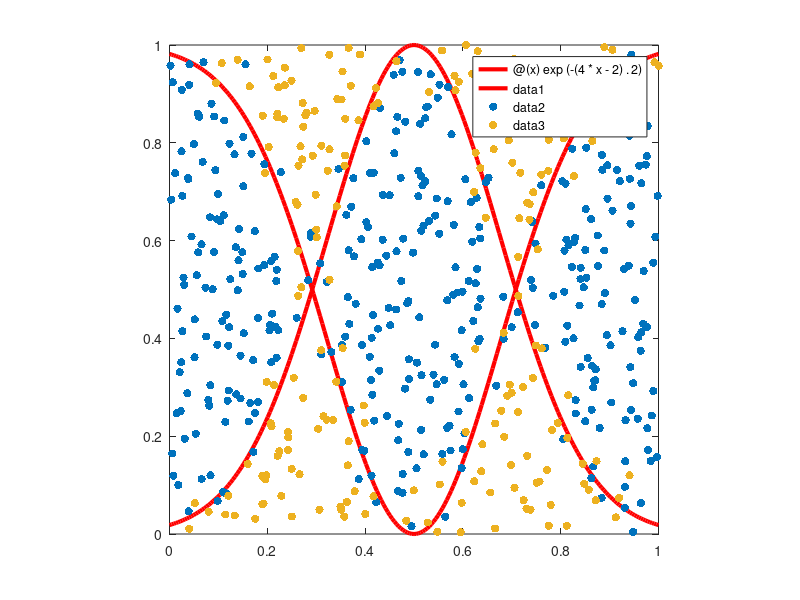

This figure's MATLAB source:
%% This script will generate the data for a binary classification problem in 2 dimensions.
rng('default')
numberOfRows = 25;
numberOfColumns = 25;
numberOfPoints = numberOfRows * numberOfColumns;
sigma = 0.0625/2;

% The points we want to classify will be in the unit square [0;1]x[0;1] 
a = 0;
b = 1;
c = 0;
d = 1;

X = linspace(a, b, numberOfColumns);
Y = linspace(c, d, numberOfRows);

% The data will be stored in a numberOfPoints x 3 matrix: x, y,
% classification
data = zeros(numberOfPoints, 3);

% The functions that will be used for classification. We will label
% something as 1 if it falls between the functions and 0 if otherwise.
function1 = @(x) exp(-(4*x-2).^2);
function2 = @(x) 1 - function1(x) ;

for i=1:numberOfColumns
    for j=1:numberOfRows
        x = X(i);
        y = Y(j);

        if (function1(x) > y && y > function2(x)) || (function1(x) < y && y < function2(x))
            classification = 1;
        else
            classification = 0;
        end
        
        % We also add a bit of noise to the data points to simulate
        % measurement errors
        data((i-1)*numberOfRows+j, 1) = x+normrnd(0, sigma);
        data((i-1)*numberOfRows+j, 2) = y+normrnd(0, sigma);
        data((i-1)*numberOfRows+j, 3) = classification;
    end
end
%% Plot to see if the data got generated correctly
fplot(function1, [0 1], 'r', 'LineWidth', 3)
hold on
axis square
xlim([0 1])
ylim([0 1])
fplot(function2, [0, 1], 'r', 'LineWidth', 3)

positiveRows = data(:, 3) == 1;
negativeRows = data(:, 3) == 0;

scatter(data(positiveRows, 1), data(positiveRows, 2), 'blue', 'filled')
scatter(data(negativeRows, 1), data(negativeRows, 2), 'filled', 'MarkerFaceColor', "#EDB120")
hold off


